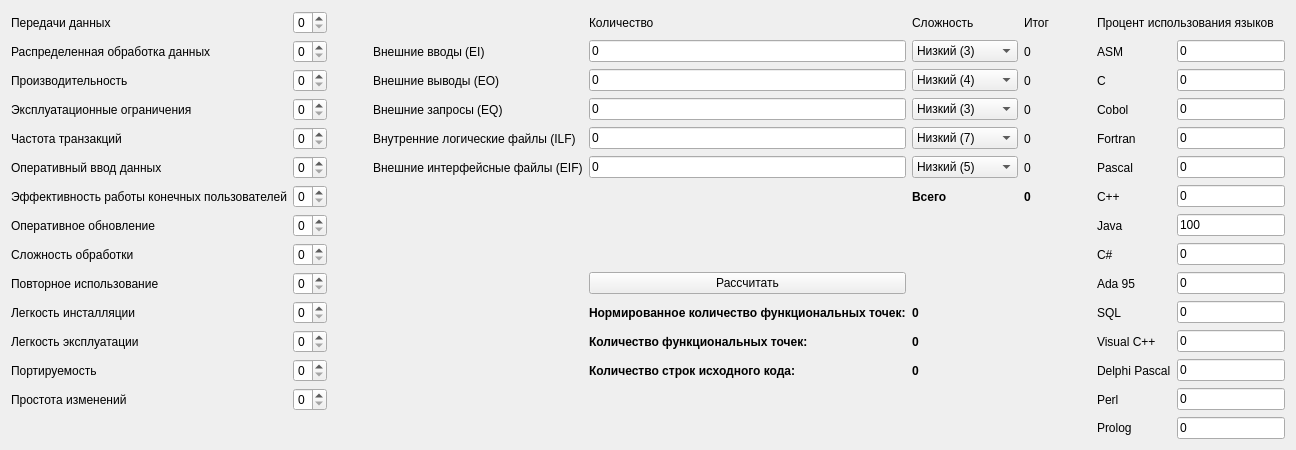
      <widget class="QWidget" name="tab_1">
       <attribute name="title">
        <string>Метод функциональных точек</string>
       </attribute>
       <layout class="QGridLayout" name="gridLayout_2">
        <item row="5" column="5">
         <widget class="QLineEdit" name="EIFEdit">
          <property name="text">
           <string>0</string>
          </property>
         </widget>
        </item>
        <item row="15" column="9">
         <widget class="QLabel" name="label_38">
          <property name="text">
           <string>Prolog</string>
          </property>
         </widget>
        </item>
        <item row="10" column="10">
         <widget class="QLineEdit" name="AdaEdit">
          <property name="text">
           <string>0</string>
          </property>
         </widget>
        </item>
        <item row="12" column="10">
         <widget class="QLineEdit" name="VCPPEdit">
          <property name="text">
           <string>0</string>
          </property>
         </widget>
        </item>
        <item row="15" column="10">
         <widget class="QLineEdit" name="PrologEdit">
          <property name="text">
           <string>0</string>
          </property>
         </widget>
        </item>
        <item row="11" column="10">
         <widget class="QLineEdit" name="SQLEdit">
          <property name="text">
           <string>0</string>
          </property>
         </widget>
        </item>
        <item row="12" column="6">
         <widget class="QLabel" name="FPLabel">
          <property name="font">
           <font>
            <weight>75</weight>
            <bold>true</bold>
           </font>
          </property>
          <property name="text">
           <string>0</string>
          </property>
         </widget>
        </item>
        <item row="5" column="4">
         <widget class="QLabel" name="label_19">
          <property name="text">
           <string>Внешние интерфейсные файлы (EIF)</string>
          </property>
         </widget>
        </item>
        <item row="4" column="7">
         <widget class="QLabel" name="ILFLabel">
          <property name="text">
           <string>0</string>
          </property>
         </widget>
        </item>
        <item row="4" column="9">
         <widget class="QLabel" name="label_34">
          <property name="text">
           <string>Fortran</string>
          </property>
         </widget>
        </item>
        <item row="3" column="5">
         <widget class="QLineEdit" name="EQEdit">
          <property name="text">
           <string>0</string>
          </property>
         </widget>
        </item>
        <item row="4" column="1">
         <widget class="QSpinBox" name="spinBox_5">
          <property name="maximum">
           <number>5</number>
          </property>
         </widget>
        </item>
        <item row="3" column="6">
         <widget class="QComboBox" name="comboBox_3">
          <item>
           <property name="text">
            <string>Низкий (3)</string>
           </property>
          </item>
          <item>
           <property name="text">
            <string>Средний (4)</string>
           </property>
          </item>
          <item>
           <property name="text">
            <string>Высокий (6)</string>
           </property>
          </item>
         </widget>
        </item>
        <item row="4" column="5">
         <widget class="QLineEdit" name="ILFEdit">
          <property name="text">
           <string>0</string>
          </property>
         </widget>
        </item>
        <item row="3" column="7">
         <widget class="QLabel" name="EQLabel">
          <property name="text">
           <string>0</string>
          </property>
         </widget>
        </item>
        <item row="3" column="9">
         <widget class="QLabel" name="label_33">
          <property name="text">
           <string>Cobol</string>
          </property>
         </widget>
        </item>
        <item row="3" column="10">
         <widget class="QLineEdit" name="CobolEdit">
          <property name="text">
           <string>0</string>
          </property>
         </widget>
        </item>
        <item row="4" column="0">
         <widget class="QLabel" name="label_5">
          <property name="text">
           <string>Частота транзакций</string>
          </property>
         </widget>
        </item>
        <item row="5" column="0">
         <widget class="QLabel" name="label_6">
          <property name="text">
           <string>Оперативный ввод данных</string>
          </property>
         </widget>
        </item>
        <item row="4" column="6">
         <widget class="QComboBox" name="comboBox_4">
          <item>
           <property name="text">
            <string>Низкий (7)</string>
           </property>
          </item>
          <item>
           <property name="text">
            <string>Средний (10)</string>
           </property>
          </item>
          <item>
           <property name="text">
            <string>Высокий (15)</string>
           </property>
          </item>
         </widget>
        </item>
        <item row="4" column="10">
         <widget class="QLineEdit" name="FortranEdit">
          <property name="text">
           <string>0</string>
          </property>
         </widget>
        </item>
        <item row="3" column="1">
         <widget class="QSpinBox" name="spinBox_4">
          <property name="maximum">
           <number>5</number>
          </property>
         </widget>
        </item>
        <item row="5" column="6">
         <widget class="QComboBox" name="comboBox_5">
          <item>
           <property name="text">
            <string>Низкий (5)</string>
           </property>
          </item>
          <item>
           <property name="text">
            <string>Средний (7)</string>
           </property>
          </item>
          <item>
           <property name="text">
            <string>Высокий (10)</string>
           </property>
          </item>
         </widget>
        </item>
        <item row="5" column="1">
         <widget class="QSpinBox" name="spinBox_6">
          <property name="maximum">
           <number>5</number>
          </property>
         </widget>
        </item>
        <item row="6" column="9">
         <widget class="QLabel" name="label_36">
          <property name="text">
           <string>C++</string>
          </property>
         </widget>
        </item>
        <item row="5" column="7">
         <widget class="QLabel" name="EIFLabel">
          <property name="text">
           <string>0</string>
          </property>
         </widget>
        </item>
        <item row="5" column="10">
         <widget class="QLineEdit" name="PascalEdit">
          <property name="text">
           <string>0</string>
          </property>
         </widget>
        </item>
        <item row="6" column="6">
         <widget class="QLabel" name="label_26">
          <property name="font">
           <font>
            <weight>75</weight>
            <bold>true</bold>
           </font>
          </property>
          <property name="text">
           <string>Всего</string>
          </property>
         </widget>
        </item>
        <item row="7" column="10">
         <widget class="QLineEdit" name="JavaEdit">
          <property name="text">
           <string>100</string>
          </property>
         </widget>
        </item>
        <item row="7" column="1">
         <widget class="QSpinBox" name="spinBox_8">
          <property name="maximum">
           <number>5</number>
          </property>
         </widget>
        </item>
        <item row="5" column="9">
         <widget class="QLabel" name="label_35">
          <property name="text">
           <string>Pascal</string>
          </property>
         </widget>
        </item>
        <item row="6" column="10">
         <widget class="QLineEdit" name="CPPEdit">
          <property name="text">
           <string>0</string>
          </property>
         </widget>
        </item>
        <item row="6" column="0">
         <widget class="QLabel" name="label_7">
          <property name="text">
           <string>Эффективность работы конечных пользователей</string>
          </property>
         </widget>
        </item>
        <item row="6" column="1">
         <widget class="QSpinBox" name="spinBox_7">
          <property name="maximum">
           <number>5</number>
          </property>
         </widget>
        </item>
        <item row="1" column="4">
         <widget class="QLabel" name="label_15">
          <property name="text">
           <string>Внешние вводы (EI)</string>
          </property>
         </widget>
        </item>
        <item row="2" column="9">
         <widget class="QLabel" name="label_32">
          <property name="text">
           <string>C</string>
          </property>
         </widget>
        </item>
        <item row="2" column="6">
         <widget class="QComboBox" name="comboBox_2">
          <item>
           <property name="text">
            <string>Низкий (4)</string>
           </property>
          </item>
          <item>
           <property name="text">
            <string>Средний (5)</string>
           </property>
          </item>
          <item>
           <property name="text">
            <string>Высокий (7)</string>
           </property>
          </item>
         </widget>
        </item>
        <item row="2" column="1">
         <widget class="QSpinBox" name="spinBox_3">
          <property name="maximum">
           <number>5</number>
          </property>
         </widget>
        </item>
        <item row="2" column="10">
         <widget class="QLineEdit" name="CEdit">
          <property name="text">
           <string>0</string>
          </property>
         </widget>
        </item>
        <item row="1" column="8">
         <spacer name="horizontalSpacer">
          <property name="orientation">
           <enum>Qt::Horizontal</enum>
          </property>
          <property name="sizeHint" stdset="0">
           <size>
            <width>20</width>
            <height>20</height>
           </size>
          </property>
         </spacer>
        </item>
        <item row="3" column="0">
         <widget class="QLabel" name="label_4">
          <property name="text">
           <string>Эксплуатационные ограничения</string>
          </property>
         </widget>
        </item>
        <item row="1" column="2">
         <spacer name="horizontalSpacer_7">
          <property name="orientation">
           <enum>Qt::Horizontal</enum>
          </property>
          <property name="sizeHint" stdset="0">
           <size>
            <width>40</width>
            <height>20</height>
           </size>
          </property>
         </spacer>
        </item>
        <item row="3" column="4">
         <widget class="QLabel" name="label_17">
          <property name="text">
           <string>Внешние запросы (EQ)</string>
          </property>
         </widget>
        </item>
        <item row="10" column="5">
         <widget class="QPushButton" name="calculateButton">
          <property name="text">
           <string>Рассчитать</string>
          </property>
         </widget>
        </item>
        <item row="2" column="8">
         <spacer name="horizontalSpacer_2">
          <property name="orientation">
           <enum>Qt::Horizontal</enum>
          </property>
          <property name="sizeHint" stdset="0">
           <size>
            <width>40</width>
            <height>20</height>
           </size>
          </property>
         </spacer>
        </item>
        <item row="4" column="8">
         <spacer name="horizontalSpacer_4">
          <property name="orientation">
           <enum>Qt::Horizontal</enum>
          </property>
          <property name="sizeHint" stdset="0">
           <size>
            <width>40</width>
            <height>20</height>
           </size>
          </property>
         </spacer>
        </item>
        <item row="3" column="8">
         <spacer name="horizontalSpacer_3">
          <property name="orientation">
           <enum>Qt::Horizontal</enum>
          </property>
          <property name="sizeHint" stdset="0">
           <size>
            <width>40</width>
            <height>20</height>
           </size>
          </property>
         </spacer>
        </item>
        <item row="5" column="8">
         <spacer name="horizontalSpacer_5">
          <property name="orientation">
           <enum>Qt::Horizontal</enum>
          </property>
          <property name="sizeHint" stdset="0">
           <size>
            <width>40</width>
            <height>20</height>
           </size>
          </property>
         </spacer>
        </item>
        <item row="6" column="8">
         <spacer name="horizontalSpacer_6">
          <property name="orientation">
           <enum>Qt::Horizontal</enum>
          </property>
          <property name="sizeHint" stdset="0">
           <size>
            <width>40</width>
            <height>20</height>
           </size>
          </property>
         </spacer>
        </item>
        <item row="11" column="5">
         <widget class="QLabel" name="label_44">
          <property name="font">
           <font>
            <weight>75</weight>
            <bold>true</bold>
           </font>
          </property>
          <property name="text">
           <string>Нормированное количество функциональных точек:</string>
          </property>
         </widget>
        </item>
        <item row="2" column="2">
         <spacer name="horizontalSpacer_8">
          <property name="orientation">
           <enum>Qt::Horizontal</enum>
          </property>
          <property name="sizeHint" stdset="0">
           <size>
            <width>40</width>
            <height>20</height>
           </size>
          </property>
         </spacer>
        </item>
        <item row="3" column="2">
         <spacer name="horizontalSpacer_9">
          <property name="orientation">
           <enum>Qt::Horizontal</enum>
          </property>
          <property name="sizeHint" stdset="0">
           <size>
            <width>40</width>
            <height>20</height>
           </size>
          </property>
         </spacer>
        </item>
        <item row="4" column="2">
         <spacer name="horizontalSpacer_10">
          <property name="orientation">
           <enum>Qt::Horizontal</enum>
          </property>
          <property name="sizeHint" stdset="0">
           <size>
            <width>40</width>
            <height>20</height>
           </size>
          </property>
         </spacer>
        </item>
        <item row="5" column="2">
         <spacer name="horizontalSpacer_11">
          <property name="orientation">
           <enum>Qt::Horizontal</enum>
          </property>
          <property name="sizeHint" stdset="0">
           <size>
            <width>40</width>
            <height>20</height>
           </size>
          </property>
         </spacer>
        </item>
        <item row="12" column="5">
         <widget class="QLabel" name="label_46">
          <property name="font">
           <font>
            <weight>75</weight>
            <bold>true</bold>
           </font>
          </property>
          <property name="text">
           <string>Количество функциональных точек:</string>
          </property>
         </widget>
        </item>
        <item row="13" column="5">
         <widget class="QLabel" name="label_47">
          <property name="font">
           <font>
            <weight>75</weight>
            <bold>true</bold>
           </font>
          </property>
          <property name="text">
           <string>Количество строк исходного кода:</string>
          </property>
         </widget>
        </item>
        <item row="4" column="4">
         <widget class="QLabel" name="label_18">
          <property name="text">
           <string>Внутренние логические файлы (ILF)</string>
          </property>
         </widget>
        </item>
        <item row="11" column="6">
         <widget class="QLabel" name="NormFPLabel">
          <property name="font">
           <font>
            <weight>75</weight>
            <bold>true</bold>
           </font>
          </property>
          <property name="text">
           <string>0</string>
          </property>
         </widget>
        </item>
        <item row="9" column="10">
         <widget class="QLineEdit" name="CSharpEdit">
          <property name="text">
           <string>0</string>
          </property>
         </widget>
        </item>
        <item row="12" column="9">
         <widget class="QLabel" name="label_41">
          <property name="text">
           <string>Visual C++</string>
          </property>
         </widget>
        </item>
        <item row="13" column="9">
         <widget class="QLabel" name="label_40">
          <property name="text">
           <string>Delphi Pascal</string>
          </property>
         </widget>
        </item>
        <item row="14" column="9">
         <widget class="QLabel" name="label_39">
          <property name="text">
           <string>Perl</string>
          </property>
         </widget>
        </item>
        <item row="14" column="10">
         <widget class="QLineEdit" name="PerlEdit">
          <property name="text">
           <string>0</string>
          </property>
         </widget>
        </item>
        <item row="10" column="9">
         <widget class="QLabel" name="label_43">
          <property name="text">
           <string>Ada 95</string>
          </property>
         </widget>
        </item>
        <item row="13" column="10">
         <widget class="QLineEdit" name="DelphiEdit">
          <property name="text">
           <string>0</string>
          </property>
         </widget>
        </item>
        <item row="9" column="9">
         <widget class="QLabel" name="label_70">
          <property name="text">
           <string>C#</string>
          </property>
         </widget>
        </item>
        <item row="7" column="9">
         <widget class="QLabel" name="label_37">
          <property name="text">
           <string>Java</string>
          </property>
         </widget>
        </item>
        <item row="7" column="0">
         <widget class="QLabel" name="label_8">
          <property name="text">
           <string>Оперативное обновление</string>
          </property>
         </widget>
        </item>
        <item row="11" column="9">
         <widget class="QLabel" name="label_42">
          <property name="text">
           <string>SQL</string>
          </property>
         </widget>
        </item>
        <item row="6" column="7">
         <widget class="QLabel" name="ResLabel">
          <property name="font">
           <font>
            <weight>75</weight>
            <bold>true</bold>
           </font>
          </property>
          <property name="text">
           <string>0</string>
          </property>
         </widget>
        </item>
        <item row="13" column="6">
         <widget class="QLabel" name="LOCLabel">
          <property name="font">
           <font>
            <weight>75</weight>
            <bold>true</bold>
           </font>
          </property>
          <property name="text">
           <string>0</string>
          </property>
         </widget>
        </item>
        <item row="0" column="0">
         <widget class="QLabel" name="label">
          <property name="text">
           <string>Передачи данных</string>
          </property>
         </widget>
        </item>
        <item row="0" column="1">
         <widget class="QSpinBox" name="spinBox_1">
          <property name="maximum">
           <number>5</number>
          </property>
         </widget>
        </item>
        <item row="1" column="6">
         <widget class="QComboBox" name="comboBox_1">
          <item>
           <property name="text">
            <string>Низкий (3)</string>
           </property>
          </item>
          <item>
           <property name="text">
            <string>Средний (4)</string>
           </property>
          </item>
          <item>
           <property name="text">
            <string>Высокий (6)</string>
           </property>
          </item>
         </widget>
        </item>
        <item row="1" column="5">
         <widget class="QLineEdit" name="EIEdit">
          <property name="text">
           <string>0</string>
          </property>
         </widget>
        </item>
        <item row="1" column="7">
         <widget class="QLabel" name="EILabel">
          <property name="text">
           <string>0</string>
          </property>
         </widget>
        </item>
        <item row="1" column="9">
         <widget class="QLabel" name="label_31">
          <property name="text">
           <string>ASM</string>
          </property>
         </widget>
        </item>
        <item row="1" column="10">
         <widget class="QLineEdit" name="ASMEdit">
          <property name="text">
           <string>0</string>
          </property>
         </widget>
        </item>
        <item row="2" column="0">
         <widget class="QLabel" name="label_3">
          <property name="text">
           <string>Производительность</string>
          </property>
         </widget>
        </item>
        <item row="0" column="6">
         <widget class="QLabel" name="label_28">
          <property name="text">
           <string>Сложность</string>
          </property>
         </widget>
        </item>
        <item row="1" column="1">
         <widget class="QSpinBox" name="spinBox_2">
          <property name="maximum">
           <number>5</number>
          </property>
         </widget>
        </item>
        <item row="0" column="5">
         <widget class="QLabel" name="label_27">
          <property name="text">
           <string>Количество</string>
          </property>
         </widget>
        </item>
        <item row="0" column="7">
         <widget class="QLabel" name="label_29">
          <property name="text">
           <string>Итог</string>
          </property>
         </widget>
        </item>
        <item row="0" column="9" colspan="2">
         <widget class="QLabel" name="label_30">
          <property name="text">
           <string>Процент использования языков</string>
          </property>
         </widget>
        </item>
        <item row="1" column="0">
         <widget class="QLabel" name="label_2">
          <property name="text">
           <string>Распределенная обработка данных</string>
          </property>
         </widget>
        </item>
        <item row="2" column="4">
         <widget class="QLabel" name="label_16">
          <property name="text">
           <string>Внешние выводы (EO)</string>
          </property>
         </widget>
        </item>
        <item row="2" column="5">
         <widget class="QLineEdit" name="EOEdit">
          <property name="text">
           <string>0</string>
          </property>
         </widget>
        </item>
        <item row="2" column="7">
         <widget class="QLabel" name="EOLabel">
          <property name="text">
           <string>0</string>
          </property>
         </widget>
        </item>
        <item row="9" column="0">
         <widget class="QLabel" name="label_9">
          <property name="text">
           <string>Сложность обработки</string>
          </property>
         </widget>
        </item>
        <item row="9" column="1">
         <widget class="QSpinBox" name="spinBox_9">
          <property name="maximum">
           <number>5</number>
          </property>
         </widget>
        </item>
        <item row="10" column="0">
         <widget class="QLabel" name="label_10">
          <property name="text">
           <string>Повторное использование</string>
          </property>
         </widget>
        </item>
        <item row="10" column="1">
         <widget class="QSpinBox" name="spinBox_10">
          <property name="maximum">
           <number>5</number>
          </property>
         </widget>
        </item>
        <item row="11" column="0">
         <widget class="QLabel" name="label_11">
          <property name="text">
           <string>Легкость инсталляции</string>
          </property>
         </widget>
        </item>
        <item row="11" column="1">
         <widget class="QSpinBox" name="spinBox_11">
          <property name="maximum">
           <number>5</number>
          </property>
         </widget>
        </item>
        <item row="12" column="0">
         <widget class="QLabel" name="label_12">
          <property name="text">
           <string>Легкость эксплуатации</string>
          </property>
         </widget>
        </item>
        <item row="12" column="1">
         <widget class="QSpinBox" name="spinBox_12">
          <property name="maximum">
           <number>5</number>
          </property>
         </widget>
        </item>
        <item row="13" column="0">
         <widget class="QLabel" name="label_13">
          <property name="text">
           <string>Портируемость</string>
          </property>
         </widget>
        </item>
        <item row="13" column="1">
         <widget class="QSpinBox" name="spinBox_13">
          <property name="maximum">
           <number>5</number>
          </property>
         </widget>
        </item>
        <item row="14" column="0">
         <widget class="QLabel" name="label_14">
          <property name="text">
           <string>Простота изменений</string>
          </property>
         </widget>
        </item>
        <item row="14" column="1">
         <widget class="QSpinBox" name="spinBox_14">
          <property name="maximum">
           <number>5</number>
          </property>
         </widget>
        </item>
       </layout>
      </widget>
